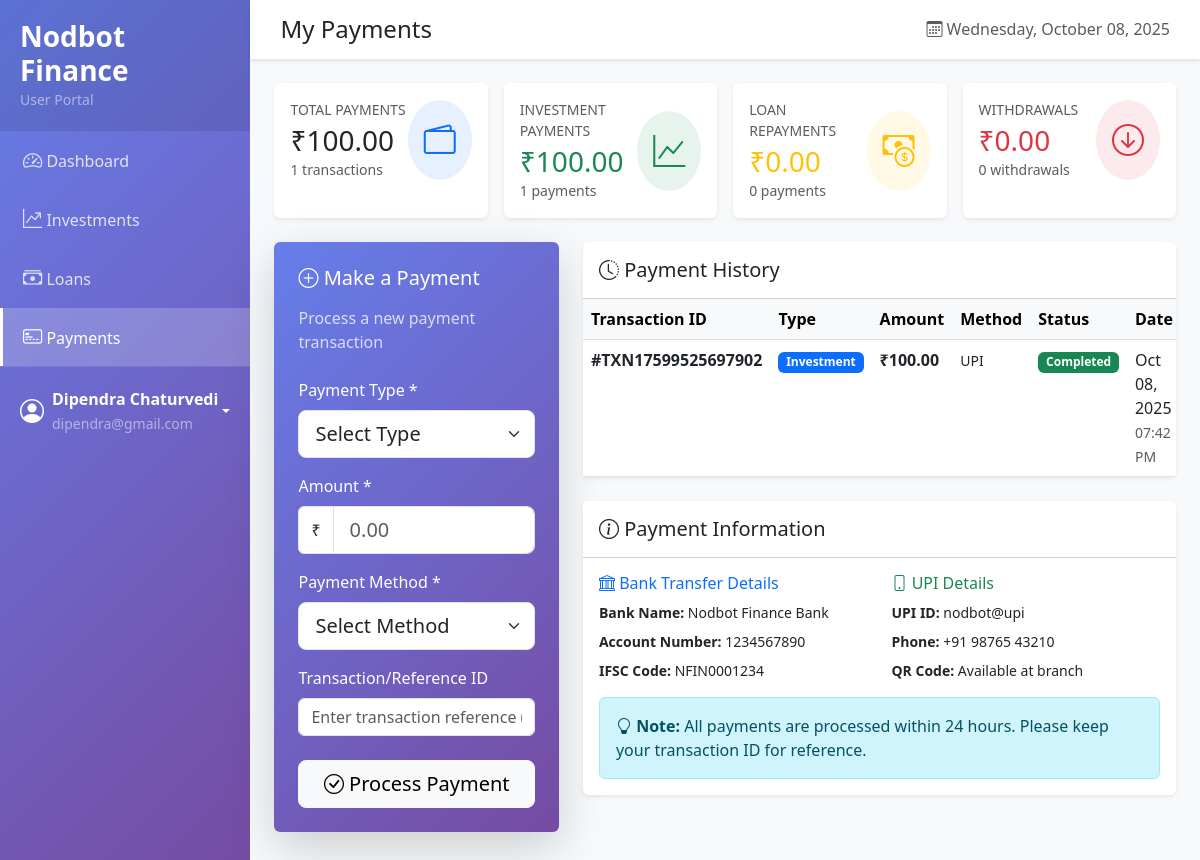
The app's page /user/payments.php (signed in) with its own data.
### tables this page shows
CREATE TABLE `payments` (
  `id` int(11) NOT NULL,
  `user_id` int(11) NOT NULL,
  `amount` decimal(15,2) NOT NULL,
  `payment_type` varchar(50) DEFAULT NULL,
  `payment_method` varchar(50) DEFAULT NULL,
  `transaction_id` varchar(100) DEFAULT NULL,
  `investment_id` int(11) DEFAULT NULL,
  `loan_id` int(11) DEFAULT NULL,
  `status` varchar(20) DEFAULT 'completed',
  `payment_date` timestamp NOT NULL DEFAULT current_timestamp()
);

### user/payments.php (the view, shortened to what the rows shown need)
<?php
require_once '../config.php';
require_once '../includes/functions.php';
$user = getUser();
$user_id = $user['id'];
?>
<!DOCTYPE html>
<html lang="en">
<head>
    <link href="https://cdn.jsdelivr.net/npm/bootstrap@5.3.0/dist/css/bootstrap.min.css" rel="stylesheet">
    <link rel="stylesheet" href="https://cdn.jsdelivr.net/npm/bootstrap-icons@1.11.1/font/bootstrap-icons.css">
</head>
<body>
    <div class="d-flex">
        <div id="content">
            <div class="container-fluid p-4">
                <div class="row">
                    <div class="col-md-8">
                        <div class="card border-0 shadow-sm">
                            <div class="card-body p-0">
                                <div class="table-responsive">
                                    <table class="table table-hover mb-0">
                                        <thead class="table-light">
                                            <tr>
                                                <th>Transaction ID</th>
                                                <th>Type</th>
                                                <th>Amount</th>
                                                <th>Method</th>
                                                <th>Status</th>
                                                <th>Date</th>
                                            </tr>
                                        </thead>
                                        <tbody>
                                            <?php
                                            $history_query = "SELECT * FROM payments
                                                            WHERE user_id = $user_id
                                                            ORDER BY payment_date DESC";
                                            $history_result = mysqli_query($conn, $history_query);
                                            if ($history_result && mysqli_num_rows($history_result) > 0) {
                                                while ($payment = mysqli_fetch_assoc($history_result)) {
                                                    $status_colors = [
                                                        'completed' => 'success',
                                                        'pending' => 'warning',
                                                        'failed' => 'danger'
                                                    ];
                                                    $status_class = $status_colors[$payment['status']] ?? 'secondary';
                                                    $type_colors = [
                                                        'investment' => 'primary',
                                                        'loan_repayment' => 'warning',
                                                        'withdrawal' => 'danger'
                                                    ];
                                                    $type_class = $type_colors[$payment['payment_type']] ?? 'secondary';
                                                    echo '<tr>';
                                                    echo '<td><strong>#' . htmlspecialchars($payment['transaction_id'] ?? 'TXN' . str_pad($payment['id'], 6, '0', STR_PAD_LEFT)) . '</strong></td>';
                                                    echo '<td><span class="badge bg-' . $type_class . '">' . ucwords(str_replace('_', ' ', $payment['payment_type'])) . '</span></td>';
                                                    echo '<td><strong>' . formatCurrency($payment['amount']) . '</strong></td>';
                                                    echo '<td><small>' . htmlspecialchars($payment['payment_method'] ?? 'N/A') . '</small></td>';
                                                    echo '<td><span class="badge bg-' . $status_class . '">' . ucfirst($payment['status']) . '</span></td>';
                                                    echo '<td>
                                                            ' . date('M d, Y', strtotime($payment['payment_date'])) . '<br>
                                                            <small class="text-muted">' . date('h:i A', strtotime($payment['payment_date'])) . '</small>
                                                          </td>';
                                                    echo '</tr>';
                                                }
                                            } else {
                                                echo '<tr><td colspan="6" class="text-center py-5">
                                                        <i class="bi bi-inbox fs-1 text-muted"></i>
                                                        <p class="text-muted mt-2">No payment history yet</p>
                                                      </td></tr>';
                                            }
                                            ?>
                                        </tbody>
                                    </table>
                                </div>
                            </div>
                        </div>
                    </div>
                </div>
            </div>
        </div>
    </div>
</body>
</html>

### records on screen
payments: transaction "TXN17599525697902", payment_type "Investment", amount "₹100.00", payment_method "UPI", status "Completed", payment_date "Oct 08, 2025", payment_date "07:42 PM"

### other values on screen
APP_NAME "Nodbot Finance"
$user['name'] "Dipendra Chaturvedi"
$user['email'] "dipendra@gmail.com"
formatCurrency($stats['total_amount']) "₹100.00"
$stats['total_count'] "1"
formatCurrency($stats['total_invested']) "₹100.00"
$stats['investment_payments'] "1"
formatCurrency($stats['total_repaid']) "₹0.00"
$stats['loan_payments'] "0"
formatCurrency($stats['total_withdrawn']) "₹0.00"
$stats['withdrawal_count'] "0"
